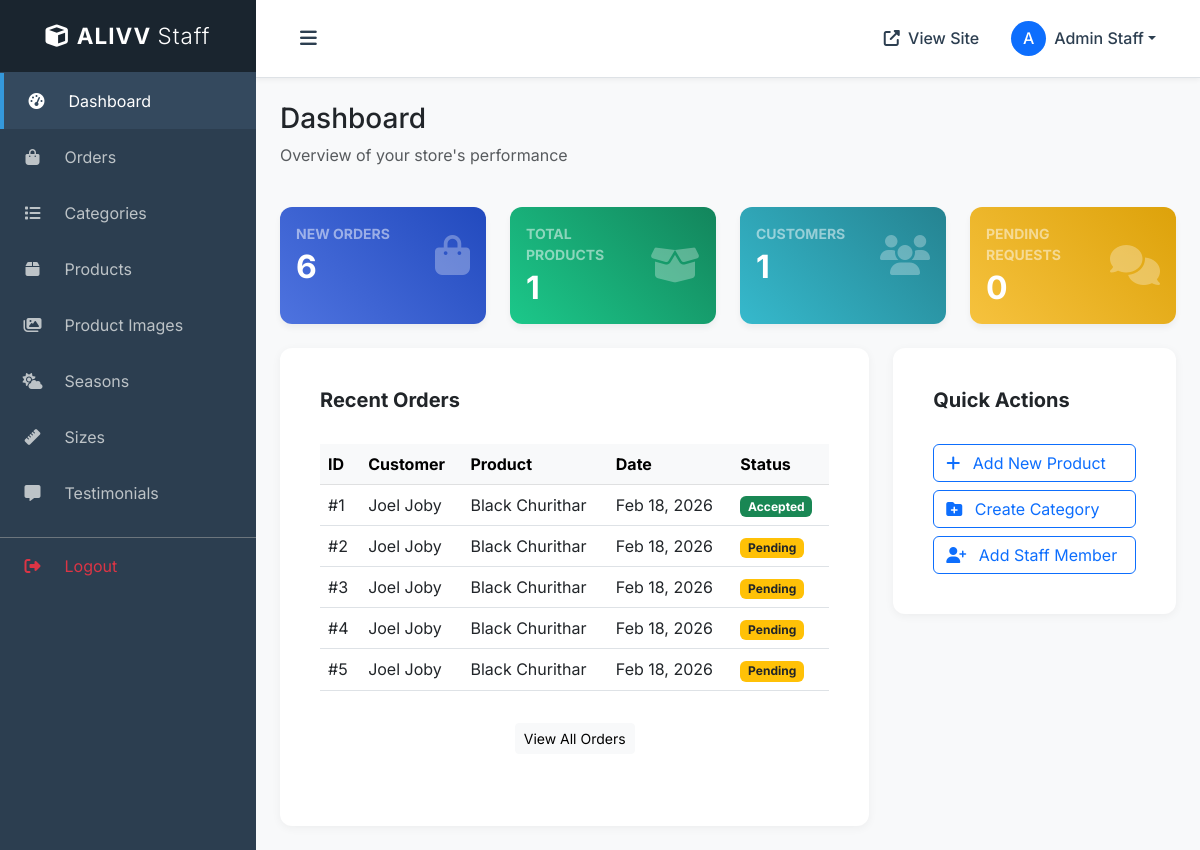
Page /employee/dashboard/ (signed in) on the committed database.
### website/models.py (models this page shows, shortened)
class Staff(models.Model):
    name = models.CharField(max_length=100)
    email = models.EmailField(unique=True)
    phone = models.CharField(max_length=20)
    password = models.CharField(max_length=255)  # hashed
    is_active = models.BooleanField(default=True)
    created_at = models.DateTimeField(auto_now_add=True)

class Order(models.Model):
    product = models.ForeignKey(Product, on_delete=models.CASCADE)
    customer = models.ForeignKey(Customer, on_delete=models.CASCADE)
    quantity = models.IntegerField(default=1)
    address = models.ForeignKey(CustomerDetails, on_delete=models.CASCADE, default=1)
    phone = models.CharField(max_length=20, default='', blank=True)
    size = models.CharField(max_length=20, default='', blank=True)
    date = models.DateField(default=datetime.datetime.today)
    status = models.CharField(
        max_length=20,
        choices=[('pending','Pending'),('accepted','Accepted'),('rejected','Rejected')],
        default='pending'
    )
    staff_comment = models.TextField(blank=True, null=True)

class Customer(models.Model):
    first_name = models.CharField(max_length=50)
    last_name = models.CharField(max_length=50)
    phone = models.CharField(max_length=20)
    email = models.EmailField(max_length=100)
    password = models.CharField(max_length=100)

class Product(models.Model):
    name        = models.CharField(max_length=100)
    price       = models.DecimalField(default=0, decimal_places=2, max_digits=6)
    category    = models.ForeignKey(Category, on_delete=models.CASCADE, default=1)
    sizes       = models.ManyToManyField(Size, blank=True)
    description = models.CharField(max_length=300, default='', blank=True, null=True)
    image       = models.ImageField(
        upload_to=product_image_path,
        help_text="Please upload an image for the product in 360*380 resolution.")
    is_sale     = models.BooleanField(default=False)
    sale_price  = models.DecimalField(default=0, decimal_places=2, max_digits=6)
    is_top_product = models.BooleanField(default=False, help_text="Mark as Top Product (max 6)")
    priority = models.PositiveIntegerField(
        default=0,
        help_text="Use numbers 1 to 6 for top product priority. Leave 0 if not top."
    )

### website/views.py (the view)
# urls.py: path('employee/dashboard/', views.staff_dashboard, name='staff_dashboard'),
@staff_login_required
def staff_dashboard(request):
    try:
        staff = Staff.objects.get(id=request.session['staff_id'])
    except Staff.DoesNotExist:
        del request.session['staff_id']
        return redirect('staff_login')
    total_orders = Order.objects.count()
    total_products = Product.objects.count()
    total_customers = Customer.objects.count()
    pending_requests = Order.objects.filter(status='pending').count()
    recent_orders = Order.objects.order_by('-date')[:5]
    return render(request, 'employee/dashboard.html', {
        'staff': staff,
        'total_orders': total_orders,
        'total_products': total_products,
        'total_customers': total_customers,
        'pending_requests': pending_requests,
        'recent_orders': recent_orders
    })

### website/views.py (called while the page is built)
def staff_login_required(view_func):
    @wraps(view_func)
    def _wrapped_view(request, *args, **kwargs):
        if 'staff_id' not in request.session:
            messages.warning(request, "Restricted access. Please login.")
            return redirect('staff_login')
        return view_func(request, *args, **kwargs)
    return _wrapped_view

### website/templates/employee/dashboard.html (shortened to what this page needs)
{% extends 'employee/employee_base.html' %}
{% load static %}
{% block content %}
<div class="row welcome-section mb-4">
    <div class="col-12">
        <h3>Dashboard</h3>
        <p class="text-muted">Overview of your store's performance</p>
    </div>
</div>
<div class="row g-4 mb-4">
    <div class="col-xl-3 col-md-6">
        <div class="card card-dashboard bg-gradient-primary text-white h-100">
            <div class="card-body">
                <div class="d-flex justify-content-between align-items-center">
                    <div>
                        <div class="text-white-50 small text-uppercase fw-bold mb-1">New Orders</div>
                        <div class="h2 mb-0 fw-bold">{{ total_orders }}</div>
                    </div>
                    <i class="fas fa-shopping-bag stat-icon"></i>
                </div>
            </div>
        </div>
    </div>
    <div class="col-xl-3 col-md-6">
        <div class="card card-dashboard bg-gradient-success text-white h-100">
            <div class="card-body">
                <div class="d-flex justify-content-between align-items-center">
                    <div>
                        <div class="text-white-50 small text-uppercase fw-bold mb-1">Total Products
                        </div>
                        <div class="h2 mb-0 fw-bold">{{ total_products }}</div>
                    </div>
                    <i class="fas fa-box-open stat-icon"></i>
                </div>
            </div>
        </div>
    </div>
    <div class="col-xl-3 col-md-6">
        <div class="card card-dashboard bg-gradient-info text-white h-100">
            <div class="card-body">
                <div class="d-flex justify-content-between align-items-center">
                    <div>
                        <div class="text-white-50 small text-uppercase fw-bold mb-1">Customers</div>
                        <div class="h2 mb-0 fw-bold">{{ total_customers }}</div>
                    </div>
                    <i class="fas fa-users stat-icon"></i>
                </div>
            </div>
        </div>
    </div>
    <div class="col-xl-3 col-md-6">
        <div class="card card-dashboard bg-gradient-warning text-white h-100">
            <div class="card-body">
                <div class="d-flex justify-content-between align-items-center">
                    <div>
                        <div class="text-white-50 small text-uppercase fw-bold mb-1">Pending Requests
                        </div>
                        <div class="h2 mb-0 fw-bold">{{ pending_requests }}</div>
                    </div>
                    <i class="fas fa-comments stat-icon"></i>
                </div>
            </div>
        </div>
    </div>
</div>
<div class="row">
    <div class="col-lg-8">
        <div class="card content-card h-100">
            <div class="card-header bg-white border-0 py-3">
                <h5 class="mb-0 fw-bold">Recent Orders</h5>
            </div>
            <div class="card-body">
                <div class="table-responsive">
                    <table class="table table-hover align-middle">
                        <thead class="table-light">
                            <tr>
                                <th>ID</th>
                                <th>Customer</th>
                                <th>Product</th>
                                <th>Date</th>
                                <th>Status</th>
                            </tr>
                        </thead>
                        <tbody>
                            {% for order in recent_orders %}
                            <tr>
                                <td>#{{ order.id }}</td>
                                <td>{{ order.customer.first_name }} {{ order.customer.last_name }}</td>
                                <td>{{ order.product.name }}</td>
                                <td>{{ order.date|date:"M d, Y" }}</td>
                                <td>
                                    {% if order.status == 'accepted' %}
                                    <span class="badge bg-success">Accepted</span>
                                    {% elif order.status == 'rejected' %}
                                    <span class="badge bg-danger">Rejected</span>
                                    {% else %}
                                    <span class="badge bg-warning text-dark">Pending</span>
                                    {% endif %}
                                </td>
                            </tr>
                            {% empty %}
                            <tr>
                                <td colspan="5" class="text-center">No recent orders found.</td>
                            </tr>
                            {% endfor %}
                        </tbody>
                    </table>
                </div>
                <div class="text-center mt-3">
                    <a href="{% url 'staff_orders' %}" class="btn btn-sm btn-light">View All Orders</a>
                </div>
            </div>
        </div>
    </div>
    <div class="col-lg-4">
        <div class="card content-card mb-4">
            <div class="card-header bg-white border-0 py-3">
                <h5 class="mb-0 fw-bold">Quick Actions</h5>
            </div>
            <div class="card-body">
                <div class="d-grid gap-2">
                    <button class="btn btn-outline-primary text-start"><i class="fas fa-plus me-2"></i>
                        Add New Product</button>
                    <button class="btn btn-outline-primary text-start"><i class="fas fa-folder-plus me-2"></i> Create
                        Category</button>
                    <button class="btn btn-outline-primary text-start"><i class="fas fa-user-plus me-2"></i> Add Staff
                        Member</button>
                </div>
            </div>
        </div>
    </div>
</div>
{% endblock %}

### website/templates/employee/employee_base.html (shortened to what this page needs)
{% load static %}
<!DOCTYPE html>
<html lang="en">
<head>
    <link href="https://cdn.jsdelivr.net/npm/bootstrap@5.3.0/dist/css/bootstrap.min.css" rel="stylesheet">
    <link rel="stylesheet" href="https://cdnjs.cloudflare.com/ajax/libs/font-awesome/6.4.0/css/all.min.css">
</head>
<body>
    <div class="d-flex" id="wrapper">
        <div id="sidebar-wrapper">
            <div class="sidebar-heading">
                <i class="fas fa-cube me-2"></i>ALIVV <span style="font-weight:300;">Staff</span>
            </div>
            <div class="list-group list-group-flush">
                <a href="{% url 'staff_dashboard' %}"
                    class="list-group-item list-group-item-action {% if request.resolver_match.url_name == 'staff_dashboard' %}active{% endif %}">
                    <i class="fas fa-tachometer-alt"></i> Dashboard
                </a>
                <a href="{% url 'staff_orders' %}"
                    class="list-group-item list-group-item-action {% if request.resolver_match.url_name == 'staff_orders' %}active{% endif %}">
                    <i class="fas fa-shopping-bag"></i> Orders
                </a>
                <a href="#" class="list-group-item list-group-item-action">
                    <i class="fas fa-list"></i> Categories
                </a>
                <a href="#" class="list-group-item list-group-item-action">
                    <i class="fas fa-box"></i> Products
                </a>
                <a href="#" class="list-group-item list-group-item-action">
                    <i class="fas fa-images"></i> Product Images
                </a>
                <a href="#" class="list-group-item list-group-item-action">
                    <i class="fas fa-cloud-sun"></i> Seasons
                </a>
                <a href="#" class="list-group-item list-group-item-action">
                    <i class="fas fa-ruler"></i> Sizes
                </a>
                <a href="#" class="list-group-item list-group-item-action">
                    <i class="fas fa-comment-alt"></i> Testimonials
                </a>
                <a href="{% url 'staff_logout' %}"
                    class="list-group-item list-group-item-action text-danger mt-3 border-top border-secondary">
                    <i class="fas fa-sign-out-alt"></i> Logout
                </a>
            </div>
        </div>
        <div id="page-content-wrapper">
            <nav class="navbar navbar-expand-lg navbar-light border-bottom sticky-top">
                <div class="container-fluid">
                    <button class="btn-toggle-sidebar" id="sidebarToggle">
                        <i class="fas fa-bars"></i>
                    </button>
                    <div class="collapse navbar-collapse" id="navbarSupportedContent">
                        <ul class="navbar-nav ms-auto mt-2 mt-lg-0 align-items-center">
                            <li class="nav-item">
                                <a class="nav-link" href="{% url 'home' %}" target="_blank">
                                    <i class="fas fa-external-link-alt me-1"></i> View Site
                                </a>
                            </li>
                            <li class="nav-item dropdown ms-3">
                                <a class="nav-link dropdown-toggle d-flex align-items-center" href="#"
                                    id="navbarDropdown" role="button" data-bs-toggle="dropdown" aria-haspopup="true"
                                    aria-expanded="false">
                                    <div class="bg-primary text-white rounded-circle d-flex align-items-center justify-content-center me-2"
                                        style="width: 35px; height: 35px;">
                                        {{ staff.name.0|upper }}
                                    </div>
                                    <span class="d-none d-sm-inline">{{ staff.name }}</span>
                                </a>
                            </li>
                        </ul>
                    </div>
                </div>
            </nav>
            <div class="container-fluid px-4 py-4">
                {% block content %}
                {% endblock %}
            </div>
        </div>
    </div>
</body>
</html>

### website/templates/employee/employee_base.html (style rules this page uses)
body { font-family: 'Inter', sans-serif; background-color: #f8f9fa; overflow-x: hidden; }
#sidebar-wrapper { min-height: 100vh; margin-left: -16rem; transition: margin .25s ease-out; background-color: #2c3e50; color: #fff; position: fixed; z-index: 1000; width: 16rem; top: 0; left: 0; bottom: 0; }
#sidebar-wrapper .sidebar-heading { padding: 1.2rem 1.25rem; font-size: 1.4rem; font-weight: bold; text-align: center; background-color: #1a252f; color: #fff; border-bottom: 1px solid #34495e; letter-spacing: 1px; }
#sidebar-wrapper .list-group { width: 16rem; }
.list-group-item { background-color: transparent; color: #bdc3c7; border: none; padding: 1rem 1.25rem; transition: all 0.3s; border-left: 4px solid transparent; }
.list-group-item:hover, .list-group-item.active { background-color: #34495e; color: #fff; text-decoration: none; border-left: 4px solid #3498db; }
.list-group-item i { width: 25px; text-align: center; margin-right: 15px; }
#page-content-wrapper { width: 100%; transition: margin .25s ease-out; margin-left: 0; }
@media (min-width: 768px) { #sidebar-wrapper { margin-left: 0; } }
@media (min-width: 768px) { #page-content-wrapper { margin-left: 16rem; width: calc(100% - 16rem); } }
.navbar { background-color: #fff; box-shadow: 0 2px 5px rgba(0, 0, 0, 0.05); padding: 0.8rem 1.5rem; }
.navbar-light .navbar-nav .nav-link { color: #2c3e50; font-weight: 500; }
.btn-toggle-sidebar { color: #2c3e50; font-size: 1.2rem; background: transparent; border: none; padding: 0.25rem 0.5rem; }
.card-dashboard { border: none; border-radius: 12px; box-shadow: 0 4px 6px rgba(0, 0, 0, 0.05); transition: transform 0.3s, box-shadow 0.3s; overflow: hidden; }
.stat-icon { font-size: 2.5rem; opacity: 0.3; }
.bg-gradient-primary { background: linear-gradient(45deg, #4e73df, #224abe); }
.bg-gradient-success { background: linear-gradient(45deg, #1cc88a, #13855c); }
.bg-gradient-info { background: linear-gradient(45deg, #36b9cc, #258391); }
.bg-gradient-warning { background: linear-gradient(45deg, #f6c23e, #dda20a); }
.content-card { background: #fff; border-radius: 12px; box-shadow: 0 2px 10px rgba(0, 0, 0, 0.05); padding: 1.5rem; margin-bottom: 2rem; border: none; }

### rows in the picture
Staff: name.0 "A", name "Admin Staff"
Order: id "1", customer.first_name "Joel", customer.last_name "Joby", product.name "Black Churithar", date "Feb 18, 2026", status "Accepted"
Order: id "2", customer.first_name "Joel", customer.last_name "Joby", product.name "Black Churithar", date "Feb 18, 2026", status "Pending"
Order: id "3", customer.first_name "Joel", customer.last_name "Joby", product.name "Black Churithar", date "Feb 18, 2026", status "Pending"
Order: id "4", customer.first_name "Joel", customer.last_name "Joby", product.name "Black Churithar", date "Feb 18, 2026", status "Pending"
Order: id "5", customer.first_name "Joel", customer.last_name "Joby", product.name "Black Churithar", date "Feb 18, 2026", status "Pending"

### other values in the picture
{{ total_orders }} "6"
{{ total_products }} "1"
{{ total_customers }} "1"
{{ pending_requests }} "0"
